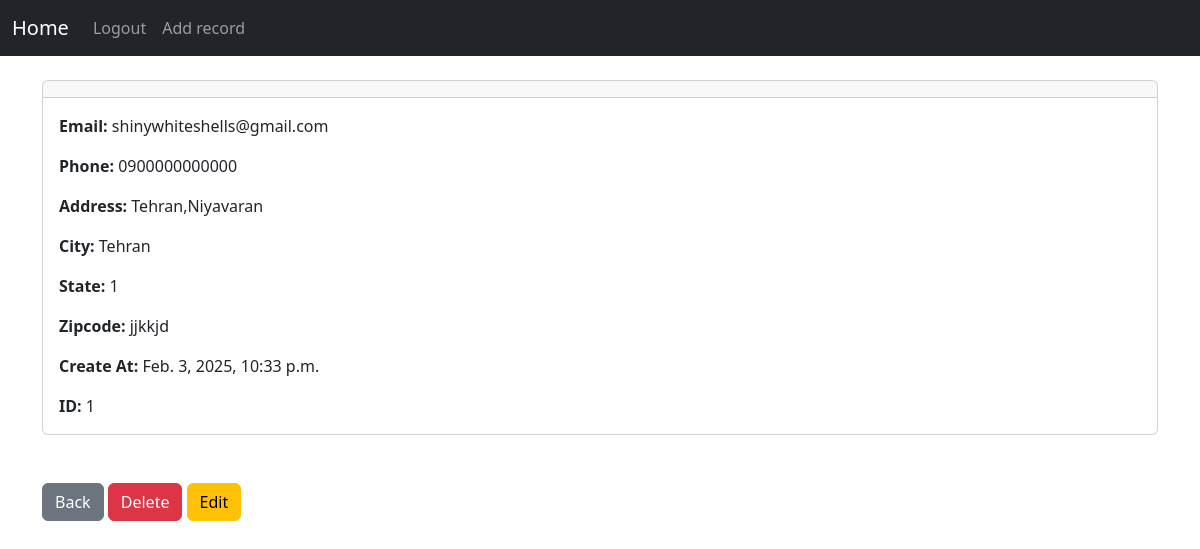
The page /record/1 (signed in) on the database its author committed.
### myapp/models.py (models this page shows, shortened)
class Record(models.Model):
    created_at = models.DateTimeField(auto_now_add=True)
    first_name = models.CharField(max_length=50)
    last_name = models.CharField(max_length=50)
    email = models.CharField(max_length=100)
    phone = models.CharField(max_length=15)
    address = models.CharField(max_length=100)
    city = models.CharField(max_length=50)
    state = models.CharField(max_length=50)
    zipcode = models.CharField(max_length=20)

### myapp/views.py (the view)
# urls.py: path('record/<int:pk>', record_view, name='record'),
def record_view(request, pk):
    if request.user.is_authenticated:
        record = Record.objects.get(pk=pk)
        return render(request, 'record.html', {'record': record})
    else:
        messages.error(request, 'login first (^^)')
        return redirect('login')

### myapp/templates/record.html (shortened to what this page needs)
{% extends 'base.html' %}
{% block content %}
<div class="card">
  <div class="card-header">
  </div>
  <div class="card-body">
<p class="card-text">
<strong>Email: </strong>{{ record.email }}</p>
<p class="card-text">
<strong>Phone: </strong>{{ record.phone }}
</p>
<p class="card-text">
<strong>Address: </strong>{{ record.address }}</p>
<p class="card-text">
<strong>City: </strong>{{ record.city }}</p>
<p class="card-text">
<strong>State: </strong>{{ record.state }}</p>
<p class="card-text">
<strong>Zipcode: </strong>{{ record.zipcode }}</p>
<p class="card-text">
<strong>Create At: </strong>{{ record.created_at }}</p>
<p class="card-text">
<strong>ID: </strong>{{ record.id }}</p>
  </div>
</div>
<br/><br/>
<a href="{% url 'home' %}" class="btn btn-secondary">Back</a>
<a href="{% url 'delete' record.id %}" class="btn btn-danger">Delete</a>
<a href="{% url 'edit' record.id %}" class="btn btn-warning">Edit</a>
{% endblock %}

### rows shown on the page
Record: email "shinywhiteshells@gmail.com", phone "0900000000000", address "Tehran,Niyavaran", city "Tehran", state "1", zipcode "jjkkjd", created_at "Feb. 3, 2025, 10:33 p.m.", id "1"
